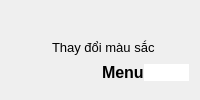
         <widget class="QWidget" name="setting_page">
          <layout class="QGridLayout" name="gridLayout_11">
           <item row="0" column="0">
            <widget class="QFrame" name="frame">
             <property name="styleSheet">
              <string notr="true">border:none;</string>
             </property>
             <property name="frameShape">
              <enum>QFrame::StyledPanel</enum>
             </property>
             <property name="frameShadow">
              <enum>QFrame::Raised</enum>
             </property>
             <widget class="QWidget" name="layoutWidget">
              <property name="geometry">
               <rect>
                <x>41</x>
                <y>21</y>
                <width>246</width>
                <height>51</height>
               </rect>
              </property>
              <layout class="QVBoxLayout" name="verticalLayout_8">
               <property name="spacing">
                <number>0</number>
               </property>
               <item>
                <widget class="QLabel" name="label_7">
                 <property name="font">
                  <font>
                   <pointsize>10</pointsize>
                  </font>
                 </property>
                 <property name="text">
                  <string>Thay đổi màu sắc</string>
                 </property>
                </widget>
               </item>
               <item>
                <layout class="QHBoxLayout" name="horizontalLayout_14">
                 <property name="leftMargin">
                  <number>50</number>
                 </property>
                 <property name="rightMargin">
                  <number>0</number>
                 </property>
                 <item>
                  <widget class="QLabel" name="label_8">
                   <property name="font">
                    <font>
                     <pointsize>12</pointsize>
                     <weight>75</weight>
                     <bold>true</bold>
                    </font>
                   </property>
                   <property name="text">
                    <string>Menu</string>
                   </property>
                  </widget>
                 </item>
                 <item>
                  <widget class="QLineEdit" name="show_colorMenu_edit">
                   <property name="font">
                    <font>
                     <pointsize>10</pointsize>
                    </font>
                   </property>
                   <property name="focusPolicy">
                    <enum>Qt::NoFocus</enum>
                   </property>
                   <property name="styleSheet">
                    <string notr="true"/>
                   </property>
                  </widget>
                 </item>
                 <item>
                  <widget class="QComboBox" name="chose_colorMenu_edit">
                   <property name="font">
                    <font>
                     <pointsize>12</pointsize>
                    </font>
                   </property>
                   <item>
                    <property name="text">
                     <string>Default</string>
                    </property>
                   </item>
                   <item>
                    <property name="text">
                     <string>Black</string>
                    </property>
                   </item>
                   <item>
                    <property name="text">
                     <string>Purple</string>
                    </property>
                   </item>
                   <item>
                    <property name="text">
                     <string>Green</string>
                    </property>
                   </item>
                  </widget>
                 </item>
                </layout>
               </item>
              </layout>
             </widget>
            </widget>
           </item>
          </layout>
         </widget>
